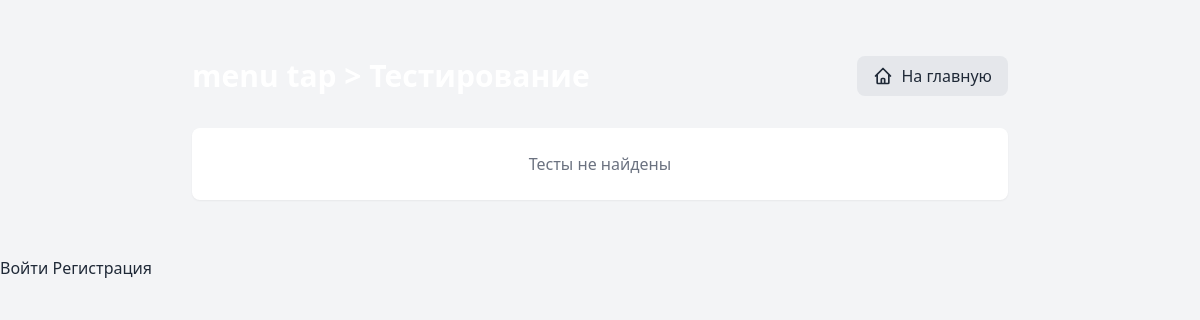
Page /tests/ on the earlier database version.
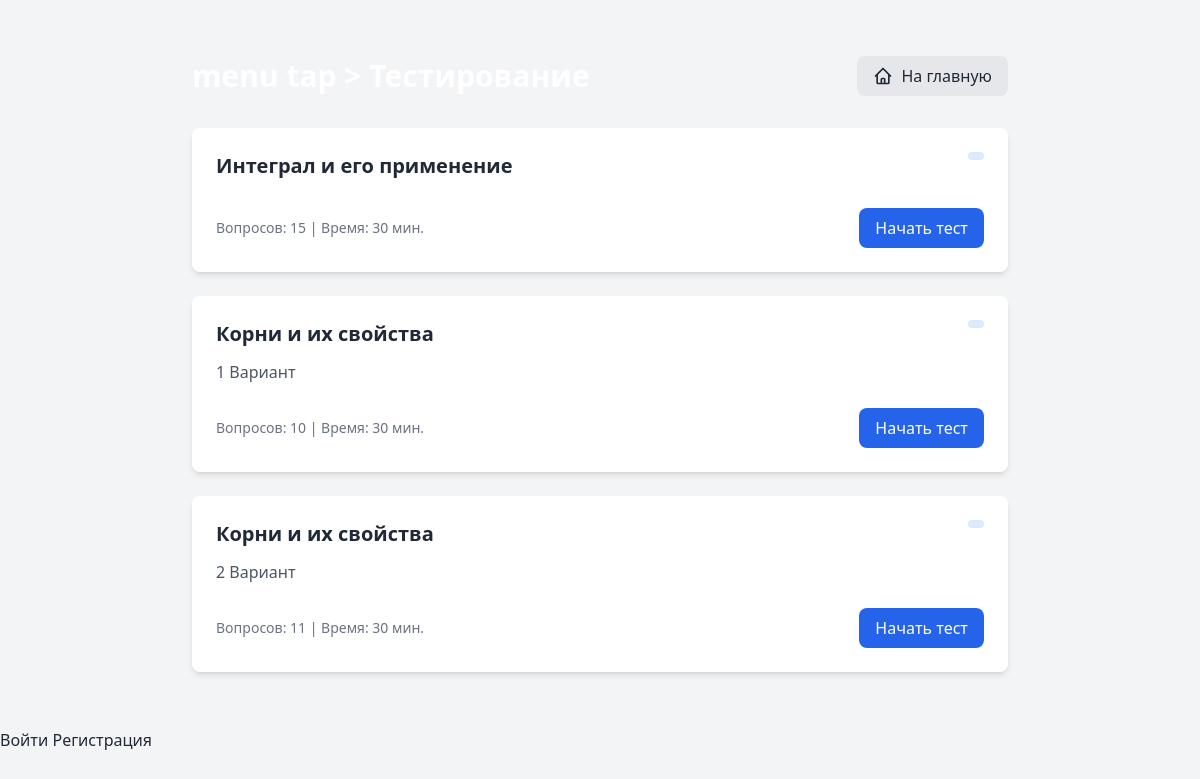
Same page on the later database version.
### core/models.py (models this page shows, shortened)
class Test(models.Model):
    title = models.CharField(max_length=200, verbose_name="Название теста")
    description = models.TextField(verbose_name="Описание", blank=True)
    password = models.CharField(
        max_length=100,
        blank=True,
        null=True,
        verbose_name="Пароль для доступа"
    )
    time_limit = models.PositiveIntegerField(
        verbose_name="Лимит времени (мин)",
        default=30,
        null=True,
        blank=True
    )
    author = models.ForeignKey(settings.AUTH_USER_MODEL, on_delete=models.CASCADE)
    subject = models.ForeignKey(Subject, on_delete=models.SET_NULL, null=True, blank=True)
    created_at = models.DateTimeField(auto_now_add=True)
    updated_at = models.DateTimeField(auto_now=True)
    is_published = models.BooleanField(default=True, verbose_name="Опубликован")
    class Meta:
        verbose_name = "Тест"
        verbose_name_plural = "Тесты"
        ordering = ['-created_at']

### core/views.py (the view)
# urls.py: path('tests/', TestListView.as_view(), name='test_list'),
class TestListView(ListView):
    model = Test
    template_name = 'test/index.html'
    context_object_name = 'tests'
    paginate_by = 10
    def get_queryset(self):
        queryset = super().get_queryset().annotate(
            questions_count=models.Count('questions')
        )
        if search_query := self.request.GET.get('search'):
            queryset = queryset.filter(title__icontains=search_query)
        return queryset
    def get_context_data(self, **kwargs):
        context = super().get_context_data(**kwargs)
        context['search_query'] = self.request.GET.get('search', '')
        return context

### core/templates/test/index.html (shortened to what this page needs)
{% extends 'base.html' %}
{% block content %}
<div class="container mx-auto px-4 py-8">
    <div class="flex justify-between items-center mb-8">
        <h1 class="text-3xl font-bold text-white">
  <a href="{% url 'home' %}" class="hover:text-gray-300 transition-colors duration-300">menu tap</a> &gt; Тестирование
</h1>
        <div class="flex gap-3">
            <a href="{% url 'home' %}"
               class="bg-gray-200 hover:bg-gray-300 text-gray-800 px-4 py-2 rounded-lg flex items-center">
                <svg class="w-5 h-5 mr-2" fill="none" stroke="currentColor" viewBox="0 0 24 24">
                    <path stroke-linecap="round" stroke-linejoin="round" stroke-width="2" d="M3 12l2-2m0 0l7-7 7 7M5 10v10a1 1 0 001 1h3m10-11l2 2m-2-2v10a1 1 0 01-1 1h-3m-6 0a1 1 0 001-1v-4a1 1 0 011-1h2a1 1 0 011 1v4a1 1 0 001 1m-6 0h6"/>
                </svg>
                На главную
            </a>
        </div>
    </div>
    <div class="space-y-6">
        {% for test in tests %}
        <div class="bg-white rounded-lg shadow-md overflow-hidden hover:shadow-lg transition-shadow">
            <div class="p-6">
                <div class="flex justify-between items-start mb-3">
                    <h3 class="text-xl font-bold">
                        <a href="{% url 'test_detail' test.pk %}" class="hover:text-blue-600 transition-colors">
                            {{ test.title }}
                        </a>
                    </h3>
                    <span class="bg-blue-100 text-blue-800 text-xs px-2 py-1 rounded-full">
                    </span>
                </div>
                <p class="text-gray-600 mb-2">{{ test.description|truncatechars:150 }}</p>
                <div class="flex justify-between items-center">
                    <div class="text-sm text-gray-500">
                        Вопросов: {{ test.questions.count }}
                        {% if test.time_limit %} | Время: {{ test.time_limit }} мин.{% endif %}
                    </div>
                    <a href="{% url 'test_detail' test.pk %}"
                       class="bg-blue-600 hover:bg-blue-700 text-white px-4 py-2 rounded-lg">
                        Начать тест
                    </a>
                </div>
            </div>
        </div>
        {% empty %}
        <div class="bg-white rounded-lg shadow-sm p-6 text-center">
            <p class="text-gray-500">Тесты не найдены</p>
        </div>
        {% endfor %}
    </div>
</div>
{% endblock %}

Differences in the rows shown:
added Test: title "Интеграл и его применение", questions.count "15", time_limit "30"
added Test: title "Корни и их свойства", description "1 Вариант", questions.count "10", time_limit "30"
added Test: title "Корни и их свойства", description "2 Вариант", questions.count "11", time_limit "30"
Other differences:
text no longer shown: "Тесты не найдены"
